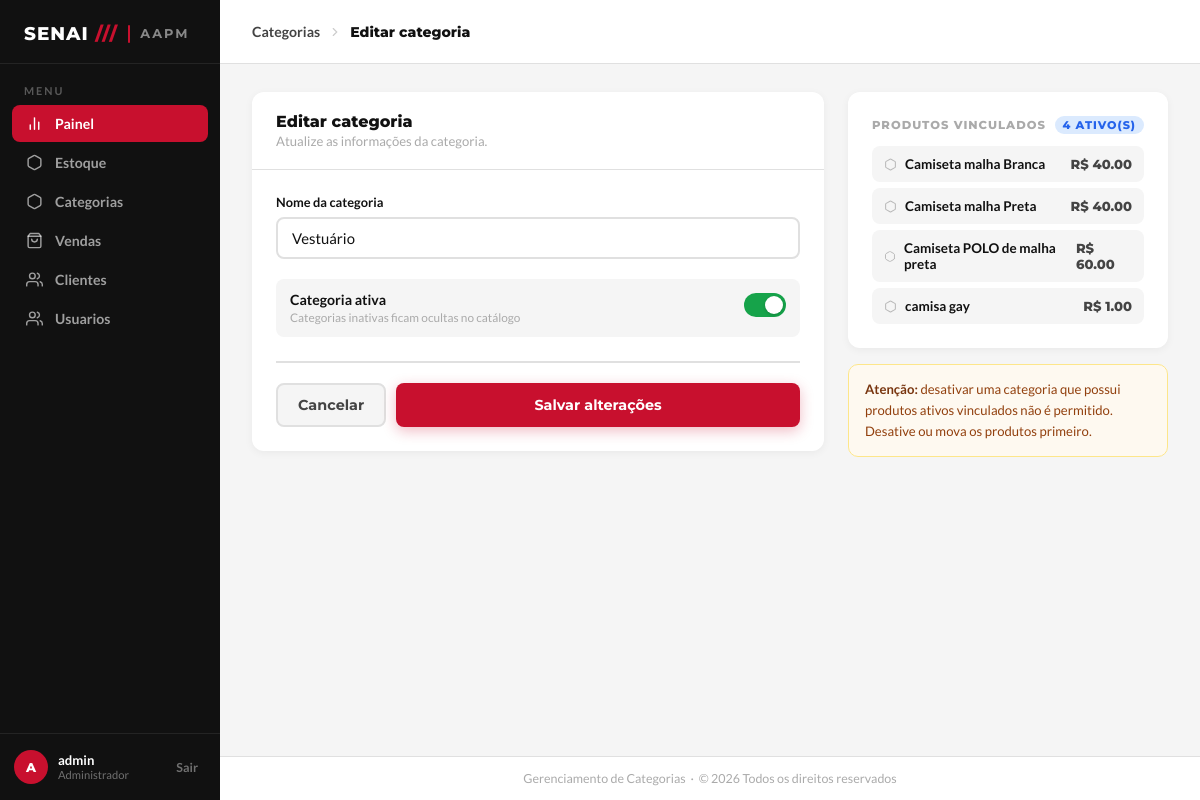
The app's page /categorias/10/editar (signed in), older data.
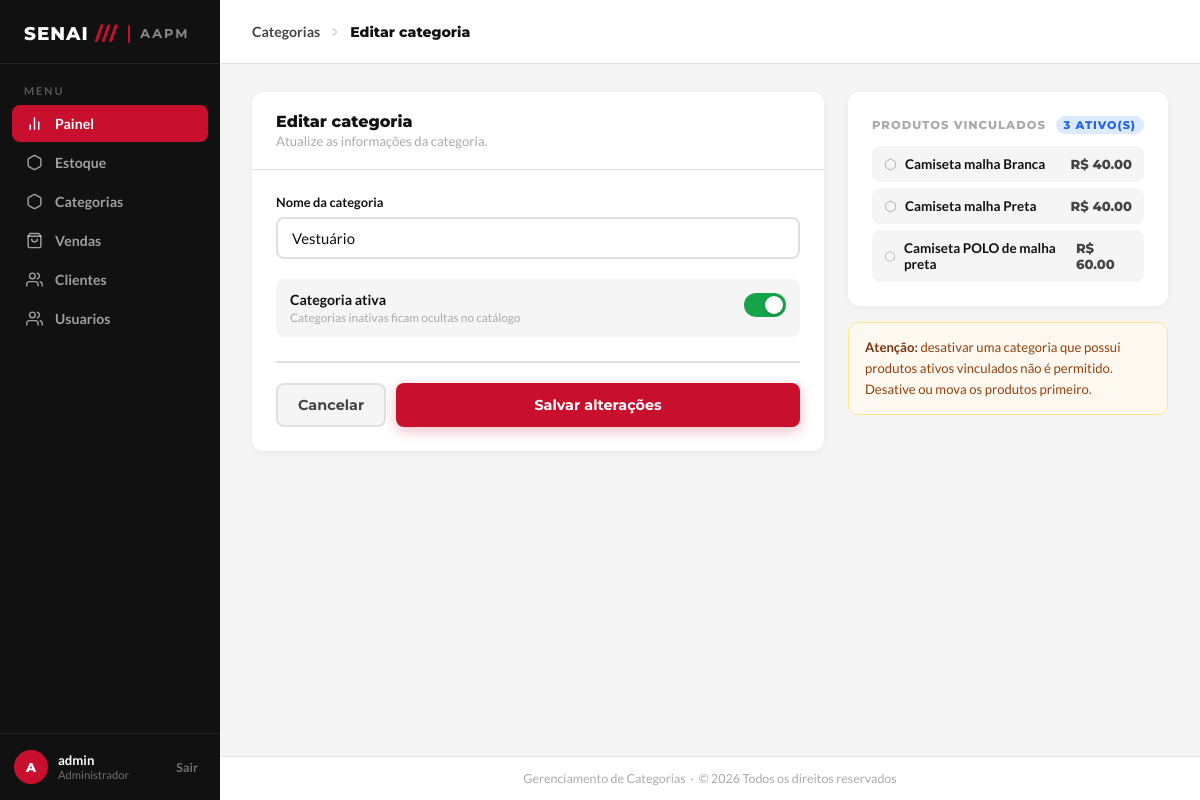
The same page, newer data.
### app/models/produto.py (models this page shows, shortened)
class Produto(Base):
    __tablename__ = "produtos"
    id = Column(Integer, primary_key=True, autoincrement=True, index=True)
    nome = Column(String(100), nullable=False)
    preco = Column(Float, nullable=False, default=0.0)
    estoque_atual = Column(Integer, default=0)
    descricao = Column(String(255), nullable=True)
    ativa = Column(Boolean, default=True)
    imagem_path = Column(String(255), nullable=True)
    categoria_id = Column(Integer, ForeignKey("categorias.id", ondelete="SET NULL"), nullable=False)
    categoria = relationship("Categoria", back_populates="produtos")
    variacoes = relationship("ProdutoVariacao", back_populates="produto", cascade="all, delete-orphan", lazy="select")

### app/controllers/categoria_controller.py (the view)
@router.get("/{categoria_id}/editar")
def form_editar_categoria(
    categoria_id: int,
    request: Request,
    db: Session = Depends(get_db),
    admin = Depends(get_admin)
):
    editando = db.query(Categoria).filter(
        Categoria.id == categoria_id
    ).first()
    if not editando:
        return RedirectResponse(url="/categorias", status_code=302)
    return templates.TemplateResponse(
        request,
        "categorias/form.html",
        {
            "request":  request,
            "usuario":  admin,
            "editando": editando,
        }
    )

### app/templates/categorias/form.html (shortened to what the changed rows need)
<!DOCTYPE html>
<html lang="pt-BR">
<head>
  <link rel="stylesheet" href="/static/css/form-categorias.css"/>
</head>
<body>
  <div class="conteudo-principal">
    <div class="area-conteudo">
      <div class="card">
        <div class="card-cabecalho">
          <h2>{{ "Editar categoria" if editando else "Nova categoria" }}</h2>
        </div>
      </div>
      <aside class="painel-lateral">
        {% if editando and editando.produtos %}
        <div class="card">
          <div class="card-corpo">
            <div class="card-titulo-lateral">
              Produtos vinculados
              <span class="badge-count">
                {{ editando.produtos | selectattr('ativa') | list | length }} ativo(s)
              </span>
            </div>
            <div class="lista-produtos">
              {% for p in editando.produtos if p.ativa %}
              <a class="item-produto" target="_blank">
                <span class="produto-nome">
                  <svg viewBox="0 0 24 24">
                    <path
                      d="M21 16V8a2 2 0 0 0-1-1.73l-7-4a2 2 0 0 0-2 0l-7 4A2 2 0 0 0 3 8v8a2 2 0 0 0 1 1.73l7 4a2 2 0 0 0 2 0l7-4A2 2 0 0 0 21 16z" />
                  </svg>
                  {{ p.nome }}
                </span>
                <span class="produto-preco">R$ {{ "%.2f"|format(p.preco) }}</span>
              </a>
              {% else %}
              <div class="sem-produtos">Nenhum produto ativo vinculado.</div>
              {% endfor %}
            </div>
          </div>
        </div>
        {% endif %}
      </aside>
    </div>
  </div>
</body>
</html>

Row changes from the older to the newer data that the page shows:
removed Produto: nome "camisa gay", preco "1.00"
Text that changed along with them:
{{ editando.produtos | selectattr('ativa') | list | length }}: "4" → "3"
